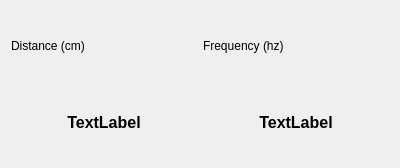
<?xml version="1.0" encoding="UTF-8"?>
<ui version="4.0">
 <class>MeasureDisplayWidget</class>
 <widget class="QWidget" name="MeasureDisplayWidget">
  <property name="geometry">
   <rect>
    <x>0</x>
    <y>0</y>
    <width>400</width>
    <height>168</height>
   </rect>
  </property>
  <property name="windowTitle">
   <string>Form</string>
  </property>
  <layout class="QGridLayout" name="gridLayout_2">
   <item row="0" column="0">
    <layout class="QGridLayout" name="gridLayout">
     <item row="0" column="0">
      <widget class="QLabel" name="label">
       <property name="text">
        <string>Distance (cm)</string>
       </property>
      </widget>
     </item>
     <item row="0" column="1">
      <widget class="QLabel" name="label_2">
       <property name="text">
        <string>Frequency (hz)</string>
       </property>
      </widget>
     </item>
     <item row="1" column="0">
      <widget class="QLabel" name="DistanceLabel">
       <property name="font">
        <font>
         <pointsize>12</pointsize>
         <weight>75</weight>
         <bold>true</bold>
        </font>
       </property>
       <property name="text">
        <string>TextLabel</string>
       </property>
       <property name="alignment">
        <set>Qt::AlignCenter</set>
       </property>
      </widget>
     </item>
     <item row="1" column="1">
      <widget class="QLabel" name="FrequencyLabel">
       <property name="font">
        <font>
         <pointsize>12</pointsize>
         <weight>75</weight>
         <bold>true</bold>
        </font>
       </property>
       <property name="text">
        <string>TextLabel</string>
       </property>
       <property name="alignment">
        <set>Qt::AlignCenter</set>
       </property>
      </widget>
     </item>
    </layout>
   </item>
  </layout>
 </widget>
 <resources/>
 <connections/>
</ui>
